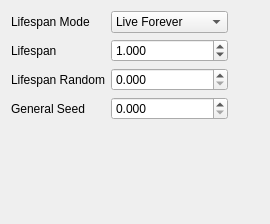
<?xml version="1.0" encoding="UTF-8"?>
<ui version="4.0">
 <class>lifespanAttrWidget</class>
 <widget class="QWidget" name="lifespanAttrWidget">
  <property name="geometry">
   <rect>
    <x>0</x>
    <y>0</y>
    <width>270</width>
    <height>224</height>
   </rect>
  </property>
  <property name="windowTitle">
   <string>Form</string>
  </property>
  <layout class="QGridLayout" name="gridLayout">
   <item row="0" column="0">
    <widget class="QLabel" name="maxCountLabel">
     <property name="text">
      <string>Lifespan Mode</string>
     </property>
    </widget>
   </item>
   <item row="0" column="1">
    <widget class="QComboBox" name="lifeSpanMode">
     <item>
      <property name="text">
       <string>Live Forever</string>
      </property>
     </item>
     <item>
      <property name="text">
       <string>Constant</string>
      </property>
     </item>
     <item>
      <property name="text">
       <string>Random Range</string>
      </property>
     </item>
     <item>
      <property name="text">
       <string>lifespanPP only</string>
      </property>
     </item>
    </widget>
   </item>
   <item row="1" column="0">
    <widget class="QLabel" name="levelOfDetailLabel">
     <property name="text">
      <string>Lifespan</string>
     </property>
    </widget>
   </item>
   <item row="1" column="1">
    <widget class="QDoubleSpinBox" name="lifeSpan">
     <property name="decimals">
      <number>3</number>
     </property>
     <property name="maximum">
      <double>1000000.000000000000000</double>
     </property>
     <property name="value">
      <double>1.000000000000000</double>
     </property>
    </widget>
   </item>
   <item row="2" column="0">
    <widget class="QLabel" name="inheritFactorLabel">
     <property name="text">
      <string>Lifespan Random</string>
     </property>
    </widget>
   </item>
   <item row="2" column="1">
    <widget class="QDoubleSpinBox" name="lifeSpanRandom">
     <property name="decimals">
      <number>3</number>
     </property>
     <property name="maximum">
      <double>1000000.000000000000000</double>
     </property>
     <property name="value">
      <double>0.000000000000000</double>
     </property>
    </widget>
   </item>
   <item row="3" column="0">
    <widget class="QLabel" name="inheritFactorLabel_2">
     <property name="text">
      <string>General Seed</string>
     </property>
    </widget>
   </item>
   <item row="3" column="1">
    <widget class="QDoubleSpinBox" name="generalSeed">
     <property name="decimals">
      <number>3</number>
     </property>
     <property name="maximum">
      <double>1000000.000000000000000</double>
     </property>
     <property name="value">
      <double>0.000000000000000</double>
     </property>
    </widget>
   </item>
   <item row="1" column="2">
    <spacer name="horizontalSpacer">
     <property name="orientation">
      <enum>Qt::Horizontal</enum>
     </property>
     <property name="sizeHint" stdset="0">
      <size>
       <width>40</width>
       <height>20</height>
      </size>
     </property>
    </spacer>
   </item>
   <item row="4" column="0">
    <spacer name="verticalSpacer">
     <property name="orientation">
      <enum>Qt::Vertical</enum>
     </property>
     <property name="sizeHint" stdset="0">
      <size>
       <width>20</width>
       <height>40</height>
      </size>
     </property>
    </spacer>
   </item>
  </layout>
 </widget>
 <resources/>
 <connections/>
</ui>
